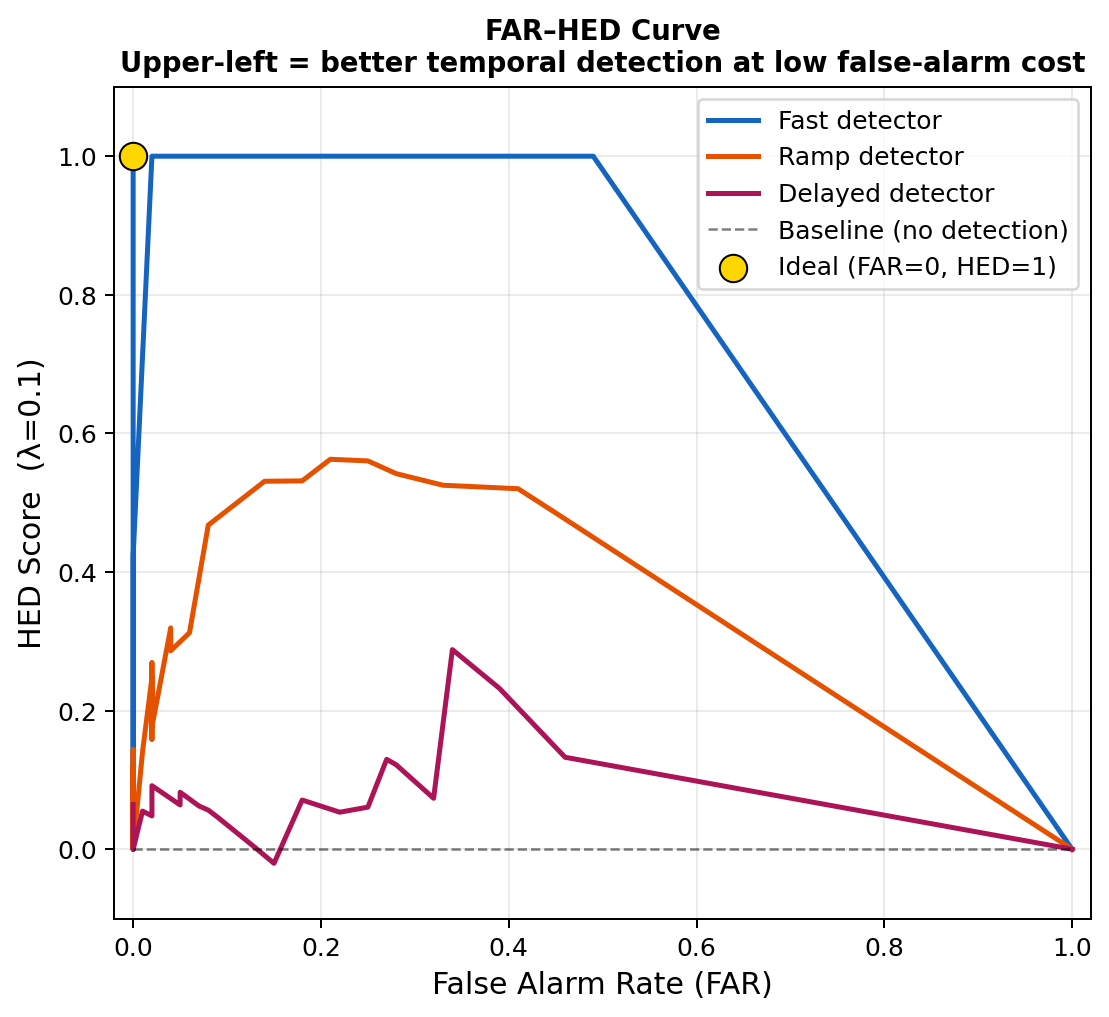

Write the Python code that produced this figure.
"""
plots/far_hed_curve.py
-----------------------
FAR–HED curve: the temporal analogue of the ROC curve.

The x-axis is the False Alarm Rate (FAR).
The y-axis is the HED Score at each decision threshold.

A perfect early detector hugs the upper-left corner:
  - Low FAR  (few false alarms before the shift)
  - High HED (probability mass concentrated early after the shift)

Contrast with the ROC curve, which ignores *when* a detection occurs.

Run:
    python plots/far_hed_curve.py
    python plots/far_hed_curve.py --lam 0.3 --out figures/far_hed.pdf
"""

import argparse
import os
import sys

import numpy as np

sys.path.insert(0, os.path.dirname(os.path.dirname(os.path.abspath(__file__))))

from hed.metrics import hed_far_curve
from hed.utils import make_step_detector, make_ramp_detector, make_delayed_detector


def plot_far_hed_curve(
    T: int = 300,
    t_star: int = 100,
    lam: float = 0.1,
    n_thresholds: int = 200,
    out_path: str = "plots/far_hed_curve.png",
    dpi: int = 180,
) -> None:
    """Generate the FAR–HED curve figure.

    Parameters
    ----------
    T : int
    t_star : int
    lam : float
    n_thresholds : int
        Number of thresholds to sweep.
    out_path : str
    dpi : int
    """
    try:
        import matplotlib
        matplotlib.use("Agg")
        import matplotlib.pyplot as plt
    except ImportError:
        print("matplotlib is required: pip install matplotlib")
        return

    # ---- Detectors ----
    rng_a = np.random.default_rng(0)
    rng_b = np.random.default_rng(1)
    rng_c = np.random.default_rng(2)

    detectors = [
        ("Fast detector",    make_step_detector(T, t_star, rng=rng_a),    "#1565C0"),
        ("Ramp detector",    make_ramp_detector(T, t_star, rng=rng_b),    "#E65100"),
        ("Delayed detector", make_delayed_detector(T, t_star, delay=50, rng=rng_c), "#AD1457"),
    ]

    # ---- Plot ----
    fig, ax = plt.subplots(figsize=(7, 6))

    for name, P, color in detectors:
        far, hed = hed_far_curve(P, t_star, lam=lam, n_thresholds=n_thresholds)
        # Sort by FAR for clean line
        order = np.argsort(far)
        ax.plot(far[order], hed[order], color=color, lw=2.0, label=name)

    # Random baseline
    ax.plot([0, 1], [0, 0], "k--", lw=1, alpha=0.5, label="Baseline (no detection)")

    # Ideal point
    ax.scatter([0], [1], color="gold", s=120, zorder=5,
               edgecolor="black", linewidth=0.8, label="Ideal (FAR=0, HED=1)")

    ax.set_xlabel("False Alarm Rate (FAR)", fontsize=12)
    ax.set_ylabel(f"HED Score  (λ={lam})", fontsize=12)
    ax.set_title(
        "FAR–HED Curve\n"
        "Upper-left = better temporal detection at low false-alarm cost",
        fontsize=11, fontweight="bold"
    )
    ax.legend(fontsize=10)
    ax.set_xlim(-0.02, 1.02)
    ax.set_ylim(-0.1, 1.1)
    ax.grid(True, alpha=0.25)

    # AUC-HED (area under this curve)
    for name, P, color in detectors:
        far, hed = hed_far_curve(P, t_star, lam=lam, n_thresholds=n_thresholds)
        order = np.argsort(far)
        area = float(np.trapezoid(hed[order], far[order]))
        print(f"  {name:<22}  AUHC (Area Under HED Curve) = {area:.4f}")

    os.makedirs(os.path.dirname(out_path) if os.path.dirname(out_path) else ".", exist_ok=True)
    fig.savefig(out_path, dpi=dpi, bbox_inches="tight")
    plt.close(fig)
    print(f"\nFigure saved → {out_path}")


if __name__ == "__main__":
    parser = argparse.ArgumentParser()
    parser.add_argument("--T", type=int, default=300)
    parser.add_argument("--t_star", type=int, default=100)
    parser.add_argument("--lam", type=float, default=0.1)
    parser.add_argument("--n_thresholds", type=int, default=200)
    parser.add_argument("--out", type=str, default="plots/far_hed_curve.png")
    parser.add_argument("--dpi", type=int, default=180)
    args = parser.parse_args()

    plot_far_hed_curve(
        T=args.T,
        t_star=args.t_star,
        lam=args.lam,
        n_thresholds=args.n_thresholds,
        out_path=args.out,
        dpi=args.dpi,
    )
